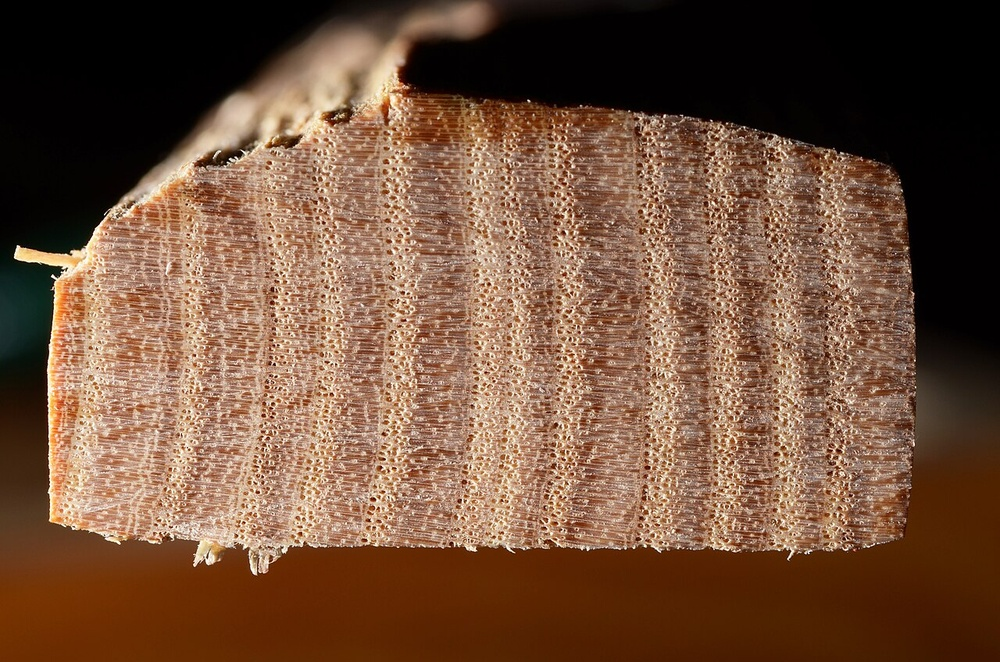
#> input picture dendro-shell/examples/disc_sample.jpg, 1000 x 662 px, shrunk from 1280 x 848 before the run
$ python -i preprocess.py   (imports and definitions only)
#> lines starting #> are read from the running program, lines starting #| are printed output that depends on the picture
"""Named hard-image presets (OCR / HTR-inspired) for ring imagery."""

from __future__ import annotations

from dataclasses import dataclass
from typing import Literal

import cv2
import numpy as np
from PIL import Image


PresetName = Literal["sanded_core", "dark_disc", "wet_stain", "narrow_rings", "none"]


@dataclass(frozen=True)
class PreprocOptions:
    invert: bool = False
    clahe_clip: float = 0.0  # 0 = off
    clahe_grid: int = 8
    denoise: Literal["none", "bilateral", "median"] = "none"
    morph_open: int = 0  # kernel size; 0 = off
    unsharp_amount: float = 0.0
    unsharp_radius: float = 1.5
    highfreq_boost: float = 0.0

    @property
    def is_noop(self) -> bool:
        return (
            not self.invert
            and self.clahe_clip <= 0
            and self.denoise == "none"
            and self.morph_open <= 0
            and self.unsharp_amount <= 0
            and self.highfreq_boost <= 0
        )


PRESETS: dict[str, PreprocOptions] = {
    "none": PreprocOptions(),
    "sanded_core": PreprocOptions(
        invert=False,
        clahe_clip=2.5,
        clahe_grid=8,
        denoise="bilateral",
        unsharp_amount=0.6,
    ),
    "dark_disc": PreprocOptions(
        invert=True,
        clahe_clip=4.0,
        clahe_grid=8,
        denoise="bilateral",
        unsharp_amount=0.8,
    ),
    "wet_stain": PreprocOptions(
        invert=False,
        clahe_clip=2.0,
        denoise="median",
        morph_open=3,
        unsharp_amount=0.4,
    ),
    "narrow_rings": PreprocOptions(
        invert=False,
        clahe_clip=3.0,
        denoise="bilateral",
        unsharp_amount=1.2,
        unsharp_radius=1.0,
        highfreq_boost=0.8,
    ),
}


def _to_gray_u8(image: Image.Image | np.ndarray) -> np.ndarray:
    if isinstance(image, Image.Image):
        arr = np.asarray(image.convert("RGB"))
        gray = cv2.cvtColor(arr, cv2.COLOR_RGB2GRAY)
    else:
        arr = np.asarray(image)
        if arr.ndim == 3:
            if arr.shape[2] == 4:
                arr = arr[:, :, :3]
            if arr.dtype != np.uint8:
                a = arr.astype(np.float32)
                a = a - a.min()
                mx = a.max()
                arr = (a * 255.0 / mx).astype(np.uint8) if mx > 0 else a.astype(np.uint8)
            gray = cv2.cvtColor(arr, cv2.COLOR_RGB2GRAY)
        else:
            gray = arr
    if gray.dtype != np.uint8:
        g = gray.astype(np.float32)
        g = g - g.min()
        mx = g.max()
        gray = (g * 255.0 / mx).astype(np.uint8) if mx > 0 else g.astype(np.uint8)
    return gray


def _unsharp(gray: np.ndarray, amount: float, radius: float) -> np.ndarray:
    if amount <= 0:
        return gray
    k = max(1, int(round(radius * 2)) * 2 + 1)
    blur = cv2.GaussianBlur(gray, (k, k), radius)
    sharp = cv2.addWeighted(gray, 1.0 + amount, blur, -amount, 0)
    return sharp


def _highfreq(gray: np.ndarray, boost: float) -> np.ndarray:
    if boost <= 0:
        return gray
    blur = cv2.GaussianBlur(gray, (0, 0), 1.2)
    hf = cv2.subtract(gray, blur)
    out = cv2.addWeighted(gray, 1.0, hf, boost, 0)
    return out


def preprocess_gray(
    image: Image.Image | np.ndarray,
    opts: PreprocOptions | str | None = None,
) -> np.ndarray:
    """Return uint8 grayscale after the requested transforms."""
    if isinstance(opts, str):
        opts = PRESETS.get(opts, PRESETS["none"])
    if opts is None:
        opts = PRESETS["none"]
    gray = _to_gray_u8(image)
    if opts.is_noop:
        return gray
    if opts.invert:
        gray = cv2.bitwise_not(gray)
    if opts.clahe_clip > 0:
        clahe = cv2.createCLAHE(
            clipLimit=float(opts.clahe_clip),
            tileGridSize=(int(opts.clahe_grid), int(opts.clahe_grid)),
        )
        gray = clahe.apply(gray)
    if opts.denoise == "bilateral":
        gray = cv2.bilateralFilter(gray, d=5, sigmaColor=40, sigmaSpace=40)
    elif opts.denoise == "median":
        gray = cv2.medianBlur(gray, 3)
    if opts.morph_open > 0:
        k = int(opts.morph_open) | 1
        kernel = cv2.getStructuringElement(cv2.MORPH_ELLIPSE, (k, k))
        gray = cv2.morphologyEx(gray, cv2.MORPH_OPEN, kernel)
    gray = _unsharp(gray, opts.unsharp_amount, opts.unsharp_radius)
    gray = _highfreq(gray, opts.highfreq_boost)
    return gray


def preprocess_pil(
    image: Image.Image,
    opts: PreprocOptions | str | None = None,
) -> Image.Image:
    gray = preprocess_gray(image, opts)
    return Image.fromarray(gray, mode="L")


def list_presets() -> list[str]:
    return list(PRESETS.keys())

>>> import cv2
>>> picture = cv2.cvtColor(cv2.imread('../../examples/disc_sample.jpg'), cv2.COLOR_BGR2RGB)
>>> result = preprocess_gray(picture)
#> in _to_gray_u8, `gray = cv2.cvtColor(arr, cv2.COLOR_RGB2GRAY)`:
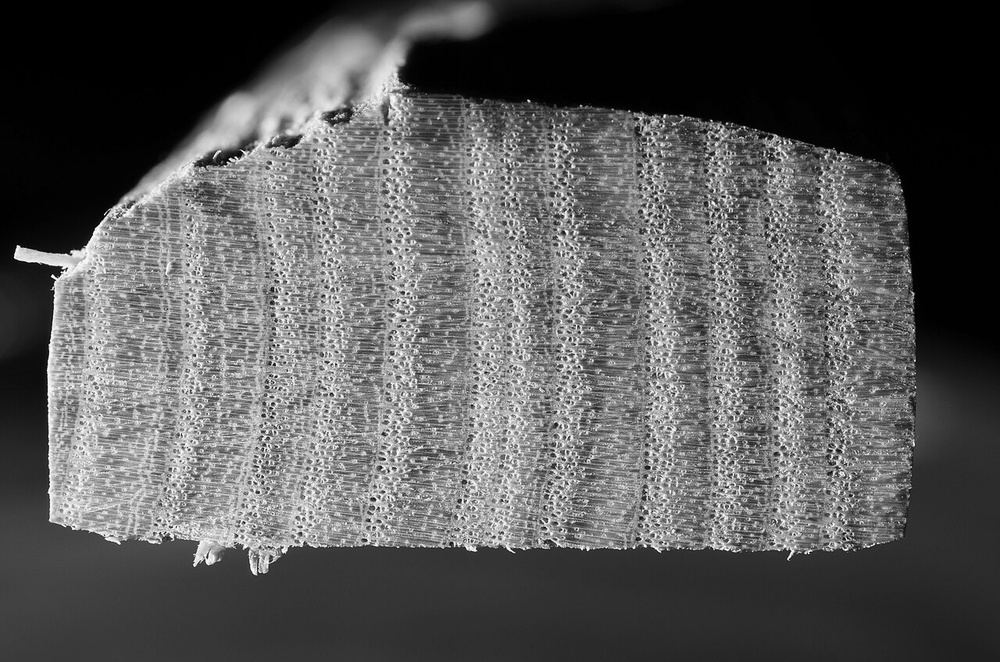
#> gray: shape (662, 1000); min 0, max 254, mean 88.8
